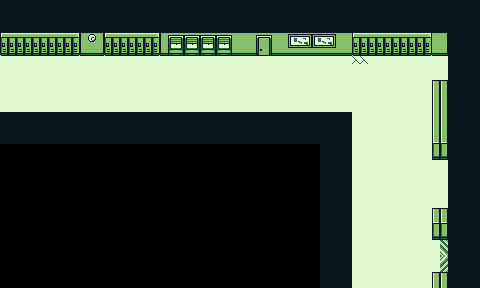

Below is a game level as drawn by its tile map, then a one-line description and the .tmx that defines it (tile-layer data replaced by summaries):
An orthogonal 60x36 tile map with 8x8 px tiles, 1 tile layer (Tile Layer 1).

<map version="1.10" tiledversion="1.10.1" orientation="orthogonal" renderorder="right-down" width="60" height="36" tilewidth="8" tileheight="8" infinite="0" nextlayerid="2" nextobjectid="1">
 <tileset firstgid="1" source="Assets.tsx" />
 <layer id="1" name="Tile Layer 1" width="60" height="36">
  <data>[2160 cells, 1440 non-empty, 54 distinct tile ids]</data>
 </layer>
</map>
